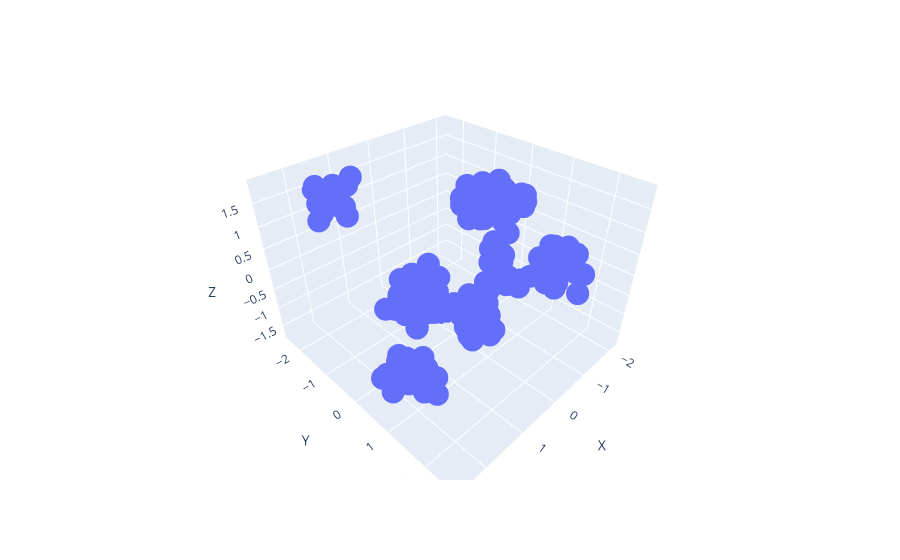

The notebook cell this image was saved under:
### Code cell
from prince import FAMD
pca = FAMD(n_components=3)
rr = pca.fit_transform(df)
rr.columns = ['X','Y','Z']

px.scatter_3d(rr,'X','Y','Z')

### Figure 1 — Plotly figure (JSON) as saved in the notebook; plotly's stock layout.template omitted (floating-point values rounded to 4 significant figures; data arrays with more than 128 entries replaced by an {"elided": "..."} marker saying what was removed)
{"data": [{"hovertemplate": "X=%{x}<br>Y=%{y}<br>Z=%{z}<extra></extra>", "legendgroup": "", "marker": {"color": "#636efa", "symbol": "circle"}, "mode": "markers", "name": "", "scene": "scene", "showlegend": false, "type": "scatter3d", "x": {"elided": "250 float values"}, "y": {"elided": "250 float values"}, "z": {"elided": "250 float values"}}], "layout": {"legend": {"tracegroupgap": 0}, "margin": {"t": 60}, "scene": {"domain": {"x": [0, 1], "y": [0, 1]}, "xaxis": {"title": {"text": "X"}}, "yaxis": {"title": {"text": "Y"}}, "zaxis": {"title": {"text": "Z"}}}}}
